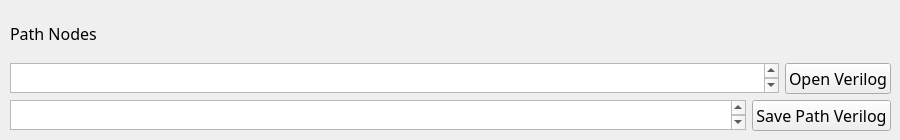
      <widget class="QWidget" name="tab_2">
       <attribute name="title">
        <string>Single Path</string>
       </attribute>
       <widget class="QWidget" name="verticalLayoutWidget">
        <property name="geometry">
         <rect>
          <x>10</x>
          <y>10</y>
          <width>881</width>
          <height>121</height>
         </rect>
        </property>
        <layout class="QVBoxLayout" name="verticalLayout_6" stretch="0,0,0">
         <item>
          <widget class="QLabel" name="label_17">
           <property name="font">
            <font>
             <family>KerkisSans</family>
             <pointsize>12</pointsize>
            </font>
           </property>
           <property name="text">
            <string>Path Nodes</string>
           </property>
          </widget>
         </item>
         <item>
          <layout class="QHBoxLayout" name="horizontalLayout_20">
           <property name="topMargin">
            <number>0</number>
           </property>
           <item>
            <widget class="QTextEdit" name="sourceVerilog">
             <property name="maximumSize">
              <size>
               <width>16777215</width>
               <height>30</height>
              </size>
             </property>
             <property name="font">
              <font>
               <family>KerkisSans</family>
               <pointsize>12</pointsize>
              </font>
             </property>
            </widget>
           </item>
           <item>
            <widget class="QPushButton" name="openVerilog">
             <property name="font">
              <font>
               <family>KerkisSans</family>
               <pointsize>12</pointsize>
              </font>
             </property>
             <property name="text">
              <string>Open Verilog</string>
             </property>
            </widget>
           </item>
          </layout>
         </item>
         <item>
          <layout class="QHBoxLayout" name="horizontalLayout_19">
           <item>
            <widget class="QTextEdit" name="pathText">
             <property name="maximumSize">
              <size>
               <width>16777215</width>
               <height>30</height>
              </size>
             </property>
             <property name="font">
              <font>
               <family>KerkisSans</family>
               <pointsize>12</pointsize>
              </font>
             </property>
            </widget>
           </item>
           <item>
            <widget class="QPushButton" name="savePathVerilogButton">
             <property name="font">
              <font>
               <family>KerkisSans</family>
               <pointsize>12</pointsize>
              </font>
             </property>
             <property name="text">
              <string>Save Path Verilog</string>
             </property>
            </widget>
           </item>
          </layout>
         </item>
        </layout>
       </widget>
      </widget>
